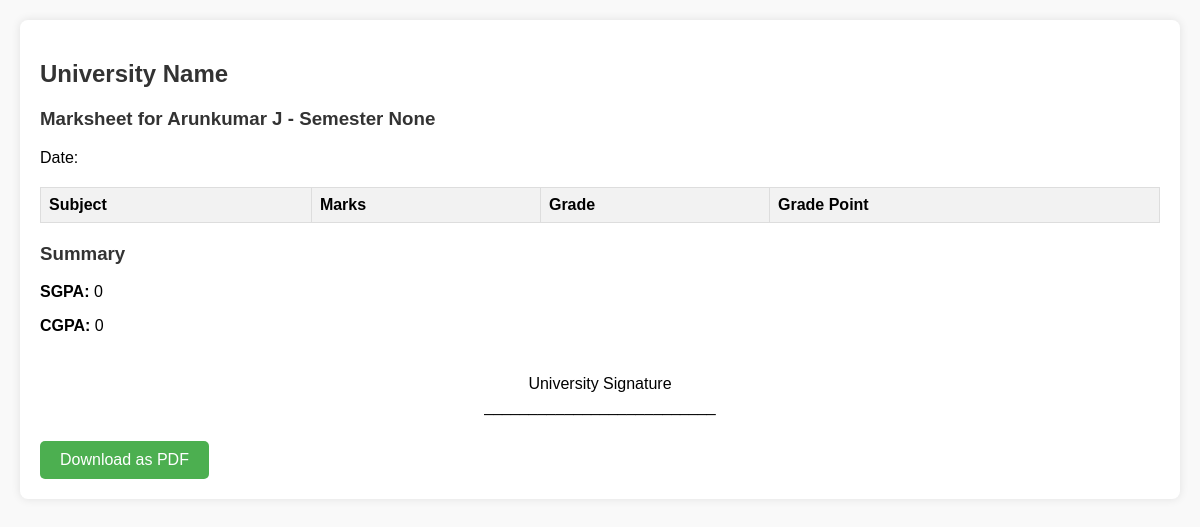
/view_student_marksheet/3/, run on an earlier commit of the app's database.
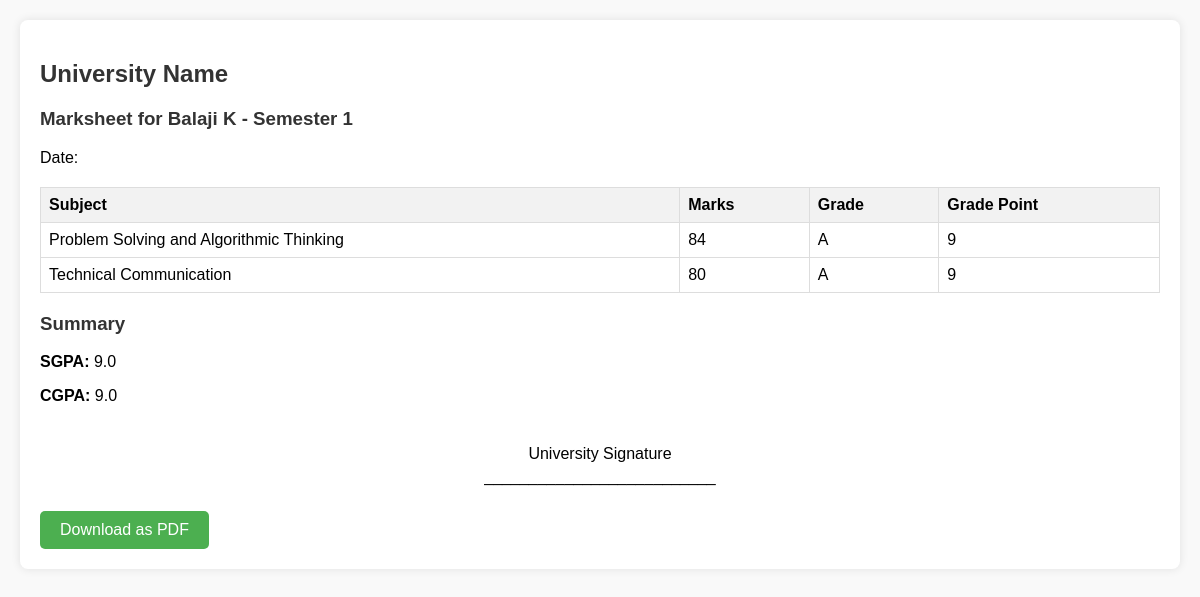
And on a later commit of the database.
### App/models.py (models this page shows, shortened)
class Student(models.Model):
    user = models.OneToOneField(User, on_delete=models.CASCADE)
    name = models.CharField(max_length=100, default='Default Name')
    course = models.ForeignKey(Course, on_delete=models.CASCADE)

class Marks(models.Model):
    student = models.ForeignKey(Student, on_delete=models.CASCADE)
    subject = models.ForeignKey(Subject, on_delete=models.CASCADE)
    marks = models.IntegerField()
    grade = models.CharField(max_length=2)

class Subject(models.Model):
    course = models.ForeignKey(Course, on_delete=models.CASCADE)
    semester = models.ForeignKey(Semester, on_delete=models.CASCADE)
    name = models.CharField(max_length=100)
    credits = models.IntegerField(default=3)

### App/views.py (the view)
# urls.py: path('view_student_marksheet/<int:student_id>/', view_student_marksheet, name='view_student_marksheet'),
def view_student_marksheet(request, student_id):
    student = get_object_or_404(Student, id=student_id)
    marks = Marks.objects.filter(student=student)
    total_grade_points = 0
    total_credits = 0
    for mark in marks:
        grade_point = calculate_grade_point(mark.grade)
        total_grade_points += grade_point * mark.subject.credits
        total_credits += mark.subject.credits
    sgpa = total_grade_points / total_credits if total_credits > 0 else 0
    all_marks = Marks.objects.filter(student=student)
    total_cumulative_grade_points = 0
    total_cumulative_credits = 0
    for mark in all_marks:
        grade_point = calculate_grade_point(mark.grade)
        total_cumulative_grade_points += grade_point * mark.subject.credits
        total_cumulative_credits += mark.subject.credits
    cgpa = total_cumulative_grade_points / total_cumulative_credits if total_cumulative_credits > 0 else 0
    context = {
        'student': student,
        'marks': marks,
        'sgpa': sgpa,
        'cgpa': cgpa,
        'total_credits': total_cumulative_credits,
        'semester': marks.first().subject.semester.number if marks.exists() else None,
    }
    return render(request, 'view_marksheet.html', context)

### App/views.py (called while the page is built)
def calculate_grade_point(grade):
    if grade == 'O':
        return 10
    elif grade == 'A+':
        return 9.5
    elif grade == 'A':
        return 9
    elif grade == 'B+':
        return 8
    elif grade == 'B':
        return 7
    elif grade == 'C':
        return 6
    elif grade == 'P':
        return 5
    else:
        return 0

### templates/view_marksheet.html (shortened to what this page needs)
<!DOCTYPE html>
<html>
<head>
</head>
<body>
    <div class="container">
        <h2>University Name</h2>
        <h3>Marksheet for {{ student.name }} - Semester {{ semester }}</h3>
        <p>Date: {{ date }}</p>
        <table>
            <tr>
                <th>Subject</th>
                <th>Marks</th>
                <th>Grade</th>
                <th>Grade Point</th>
            </tr>
            {% for mark in marks %}
                <tr>
                    <td>{{ mark.subject.name }}</td>
                    <td>{{ mark.marks }}</td>
                    <td>{{ mark.grade }}</td>
                    <td>
                        {% if mark.grade == 'O' %}
                            10
                        {% elif mark.grade == 'A+' %}
                            9.5
                        {% elif mark.grade == 'A' %}
                            9
                        {% elif mark.grade == 'B+' %}
                            8
                        {% elif mark.grade == 'B' %}
                            7
                        {% elif mark.grade == 'C' %}
                            6
                        {% elif mark.grade == 'P' %}
                            5
                        {% else %}
                            0
                        {% endif %}
                    </td>
                </tr>
            {% endfor %}
        </table>
        <div class="summary">
            <h3>Summary</h3>
            <p><strong>SGPA:</strong> {{ sgpa }}</p>
            <p><strong>CGPA:</strong> {{ cgpa }}</p>
        </div>
        <div class="footer">
            <p>University Signature</p>
            <p>__________________________</p>
        </div>
        <a href="{% url 'download_marksheet_pdf' student.id semester %}" class="download-btn">Download as PDF</a>
    </div>
</body>
</html>

### templates/view_marksheet.html (style rules this page uses)
body { font-family: Arial, sans-serif; margin: 20px; background-color: #f9f9f9; }
.container { background-color: #fff; padding: 20px; border-radius: 8px; box-shadow: 0 0 10px rgba(0, 0, 0, 0.1); }
h2, h3 { color: #333; }
table { width: 100%; border-collapse: collapse; margin-top: 20px; }
th, td { border: 1px solid #ddd; padding: 8px; text-align: left; }
th { background-color: #f2f2f2; }
.summary { margin-top: 20px; }
.footer { margin-top: 40px; text-align: center; }
.footer p { margin: 5px 0; }
.download-btn { display: inline-block; margin-top: 20px; padding: 10px 20px; background-color: #4CAF50; color: white; text-decoration: none; border-radius: 5px; }

What changed in the data, as far as the page shows it:
changed Student: name "Arunkumar J" → "Balaji K"
added Marks: subject.name "Problem Solving and Algorithmic Thinking", marks "84", grade "A", shows "9"
added Marks: subject.name "Technical Communication", marks "80", grade "A", shows "9"
Also different on the page:
{{ semester }}: "None" → "1"
{{ sgpa }}: "0" → "9.0"
{{ cgpa }}: "0" → "9.0"
